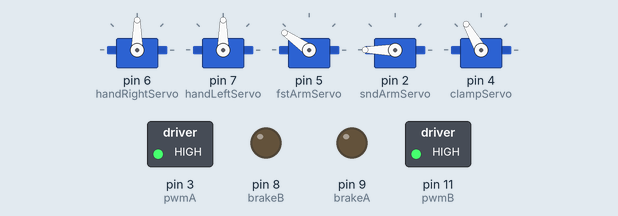
Bench run of a sketch on a simulated Arduino Uno, built with avr-gcc and run on an emulated ATmega328P. On the bench: 5 × servo, switched loads named in the sketch (green lamp = pin HIGH), output pins drawn as LEDs (lit = HIGH).

Above: at 0.05 s.
At 2.25 s:
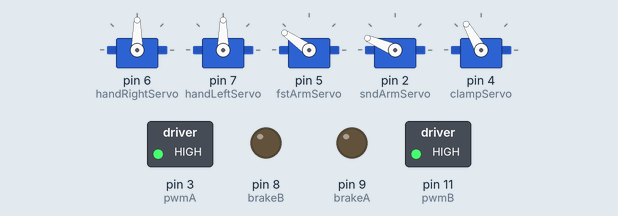
At 4.5 s:
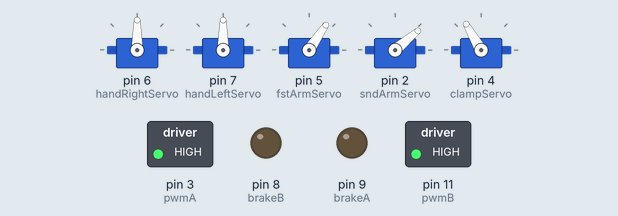
At 9.0 s:
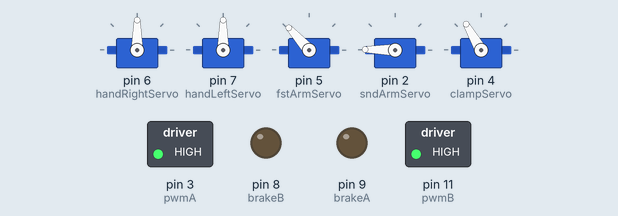
Timing chart, 0 to 11.9 s (numbered marks = the images above):
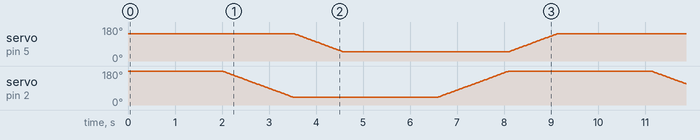

The sketch:

BrasRover.ino
```cpp
#include <Servo.h>
#include <Stepper.h>

#define RGT_SERVO_CLOSE_ANGLE 80
#define RGT_SERVO_REST_ANGLE 140
#define RGT_SERVO_OPEN_ANGLE 200
#define LFT_SERVO_CLOSE_ANGLE 90
#define LFT_SERVO_REST_ANGLE 44
#define LFT_SERVO_OPEN_ANGLE 2
#define ARM1_SERVO_HIGH_ANGLE 145
#define ARM1_SERVO_REST_ANGLE 145
#define ARM1_SERVO_LOW_ANGLE 50
#define ARM2_SERVO_LOW_ANGLE 40
#define ARM2_SERVO_REST_ANGLE 190
#define ARM2_SERVO_HIGH_ANGLE 180
#define CLAMP_SERVO_LOW_ANGLE 60
#define CLAMP_SERVO_REST_ANGLE 120
#define CLAMP_SERVO_HIGH_ANGLE 270

const int stepsPerRevolution = 200;

#define pwmA 3
#define pwmB 11
#define brakeA 9
#define brakeB 8
#define dirA 12
#define dirB 13

inline float map(float val, float min, float max, float minOut, float maxOut) {
  return val / (max-min) * (maxOut-minOut) + minOut;
}

Stepper base = Stepper(stepsPerRevolution, dirA, dirB);

Servo handRightServo;  // create servo object to control a servo
Servo handLeftServo;
Servo fstArmServo;
Servo sndArmServo;
Servo clampServo;
// twelve servo objects can be created on most boards

int pos = 0;    // variable to store the servo position

void setup() {
  handRightServo.attach(6);  // attaches the servo on pin 9 to the servo object
  handLeftServo.attach(7);
  fstArmServo.attach(5);
  sndArmServo.attach(2);
  clampServo.attach(4);

  // Set the PWM and brake pins so that the direction pins can be used to control the motor:
  pinMode(pwmA, OUTPUT);
  pinMode(pwmB, OUTPUT);
  pinMode(brakeA, OUTPUT);
  pinMode(brakeB, OUTPUT);

  digitalWrite(pwmA, HIGH);
  digitalWrite(pwmB, HIGH);
  digitalWrite(brakeA, LOW);
  digitalWrite(brakeB, LOW);

  // Set the motor speed (RPMs):
  base.setSpeed(20);

  fstArmServo.write(ARM1_SERVO_REST_ANGLE);
  sndArmServo.write(ARM2_SERVO_REST_ANGLE);
  clampServo.write(CLAMP_SERVO_REST_ANGLE);
}

void loop() {
  delay(2000);
  float a = ARM1_SERVO_HIGH_ANGLE;
  for (a = ARM2_SERVO_HIGH_ANGLE; a > ARM2_SERVO_LOW_ANGLE; a -= 0.1)
  {
    sndArmServo.write(floor(a));
    delay(1);
  }
  for (a = ARM1_SERVO_HIGH_ANGLE; a > ARM1_SERVO_LOW_ANGLE; a -= 0.1)
  {
    fstArmServo.write(floor(a));
    delay(1);
  }
  delay(2000);
  for (a = ARM2_SERVO_LOW_ANGLE ; a < ARM2_SERVO_HIGH_ANGLE; a += 0.1)
  {
    sndArmServo.write(floor(a));
    delay(1);
  }
  for (a = ARM1_SERVO_LOW_ANGLE ; a <ARM1_SERVO_HIGH_ANGLE; a += 0.1)
  {
    fstArmServo.write(floor(a));
    delay(1);
  }


  // handRightServo.write(RGT_SERVO_OPEN_ANGLE);
  // handLeftServo.write(LFT_SERVO_OPEN_ANGLE);
  // firstArmServo.write(ARM1_SERVO_HIGH_ANGLE);
  // sndArmServo.write(ARM2_SERVO_HIGH_ANGLE);
  // base.step(200);
  // delay(5000);
  // handRightServo.write(RGT_SERVO_CLOSE_ANGLE);
  // handLeftServo.write(RGT_SERVO_OPEN_ANGLE);
  // firstArmServo.write(ARM1_SERVO_LOW_ANGLE);
  // base.step(-200);
  // sndArmServo.write(ARM2_SERVO_LOW_ANGLE);
  // delay(5000);
}
```
